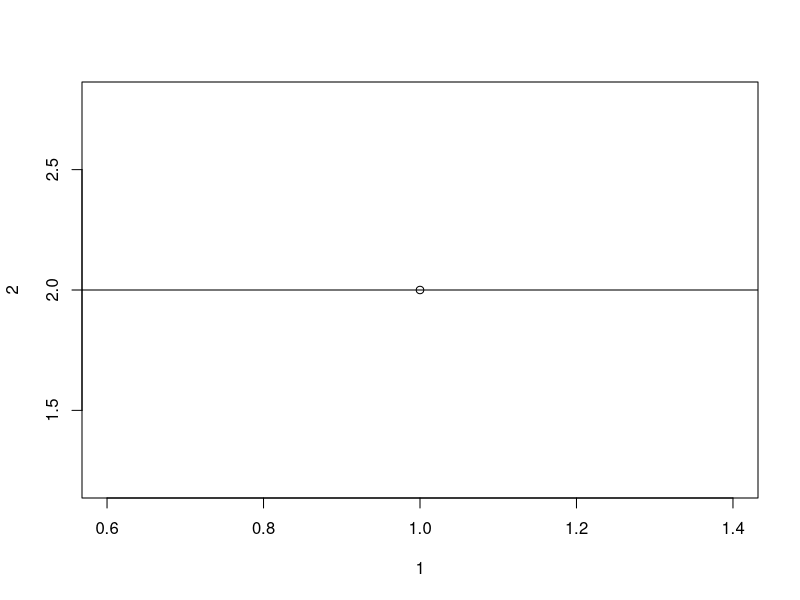

Source code (R): (Note: this script raises an error after producing the figure.)
## ---- chunk 1
# pre exercise code here
## ---- chunk 2
# draw a plot and then add a horizontal line
plot(x=1, y=2)
abline(h=2)

## ---- chunk 3

# test error
test_error()


# Final message the student will see upon completing the exercise
success_msg("Good work!")

## ---- chunk 4
# create a data frame object US
US <- data.frame(State = row.names(state.x77))
US <- cbind(US, as.data.frame(state.x77, row.names=F))

# add a population density (a factor)
pop_area <- with(US, Population/Area)
breaks <- quantile(pop_area, probs=c(0,0.33,0.66,1))
US$PoptoArea <- factor(cut(pop_area, breaks=breaks, include.lowest = T),
                      labels=c("low","medium","high"))

colnames(US)[c(5,7)] <- c("Life_Exp","HS_Grad")
## ---- chunk 5
# US data frame is available


# Check out the structure of US.



# Create a summary of the variables in US.







# The console is below
## ---- chunk 6

# Check out the structure of US.
str(US)


# Create a summary of the variables in US.
summary(US)


## ---- chunk 7

test_function("str", args = "object")
test_function("summary", args = "object" )

# test for error
test_error()

success_msg("Great work! Now let's do some plotting :)")

## ---- chunk 8
# create a data frame object US
US <- data.frame(State = row.names(state.x77))
US <- cbind(US, as.data.frame(state.x77, row.names=F))

# add a population density (a factor)
pop_area <- with(US, Population/Area)
breaks <- quantile(pop_area, probs=c(0,0.33,0.66,1))
US$PoptoArea <- factor(cut(pop_area, breaks=breaks, include.lowest = T),
                      labels=c("low","medium","high"))

colnames(US)[c(5,7)] <- c("Life_Exp","HS_Grad")
## ---- chunk 9
# US data frame is available


# Use table() or summary() on PoptoArea in US.


# Create object tmp that stores the information.



# Call barplot() to draw a graph. Use the object you created as an argument.




## ---- chunk 10
# Look at the counts of different levels of Pop_Area in US.
table(US$PoptoArea)


# Create object tmp that stores the counts.
tmp <- table(US$PoptoArea)


# Call barplot() to draw a graph. Use the object you created as an argument.
barplot(tmp)



## ---- chunk 11

test_function("barplot", args="height")

# test error
test_error()

# Final message the student will see upon completing the exercise
success_msg("Excellent work!")

## ---- chunk 12
# create a data frame object US
US <- data.frame(State = row.names(state.x77))
US <- cbind(US, as.data.frame(state.x77, row.names=F))

# add a population density (a factor)
pop_area <- with(US, Population/Area)
breaks <- quantile(pop_area, probs=c(0,0.33,0.66,1))
US$PoptoArea <- factor(cut(pop_area, breaks=breaks, include.lowest = T),
                      labels=c("low","medium","high"))

colnames(US)[c(5,7)] <- c("Life_Exp","HS_Grad")
barplot(table(US$PoptoArea))
## ---- chunk 13
# US data frame is available

# The function calls below draw a barplot and add an x-axis label.
barplot(table(US$PoptoArea))
title(xlab="population/area")

# Add a call to title() that adds a main title to the plot. 



## ---- chunk 14

# The function calls below draw a barplot and add an x-axis label.
barplot(table(US$PoptoArea))
title(xlab="population/area")

# Add a call to title() that adds a main title to the plot.
title("My barplot")


## ---- chunk 15

# test error
test_error()


# Final message the student will see upon completing the exercise
success_msg("Great job!")

## ---- chunk 16
# create a data frame object US
US <- data.frame(State = row.names(state.x77))
US <- cbind(US, as.data.frame(state.x77, row.names=F))

# add a population density (a factor)
pop_area <- with(US, Population/Area)
breaks <- quantile(pop_area, probs=c(0,0.33,0.66,1))
US$PoptoArea <- factor(cut(pop_area, breaks=breaks, include.lowest = T),
                      labels=c("low","medium","high"))

colnames(US)[c(5,7)] <- c("Life_Exp","HS_Grad")
## ---- chunk 17
# US data frame is available

# hint: the function sqrt() computes the squre root.
sqrt(9) # =3

# Create a summary of Life_Exp in US.


# Create object le_var. Use var() to compute the variance.


# Create object le_sd and print it's value.



## ---- chunk 18
# Create a summary of Life_Exp in US.
summary(US$Life_Exp)

# Create object le_var.
le_var <- var(US$Life_Exp)

# Create object le_sd and print it's value.
le_sd <- sqrt(le_var)
le_sd

## ---- chunk 19

test_function("summary",args="object")
test_object("le_var")
test_object("le_sd")

# test error
test_error()

# Final message the student will see upon completing the exercise
success_msg("Great work!")

## ---- chunk 20
# create a data frame object US
US <- data.frame(State = row.names(state.x77))
US <- cbind(US, as.data.frame(state.x77, row.names=F))

# add a population density (a factor)
pop_area <- with(US, Population/Area)
breaks <- quantile(pop_area, probs=c(0,0.33,0.66,1))
US$PoptoArea <- factor(cut(pop_area, breaks=breaks, include.lowest = T),
                      labels=c("low","medium","high"))

colnames(US)[c(5,7)] <- c("Life_Exp","HS_Grad")
## ---- chunk 21
# US data frame is available

# Draw a histogram of Life_Exp in US. Make it a colored one!






## ---- chunk 22
# Draw a histogram of Life_Exp in US. Make it a colored one!
hist(US$Life_Exp, col ="blue")





## ---- chunk 23

test_function("hist", args="x")

# test error
test_error()


# Final message the student will see upon completing the exercise
success_msg("Good work!")

## ---- chunk 24
# create a data frame object US
US <- data.frame(State = row.names(state.x77))
US <- cbind(US, as.data.frame(state.x77, row.names=F))

# add a population density (a factor)
pop_area <- with(US, Population/Area)
breaks <- quantile(pop_area, probs=c(0,0.33,0.66,1))
US$PoptoArea <- factor(cut(pop_area, breaks=breaks, include.lowest = T),
                      labels=c("low","medium","high"))

colnames(US)[c(5,7)] <- c("Life_Exp","HS_Grad")
## ---- chunk 25
# US data frame is available

# Draw a boxplot of Income in US. Add a y axis label and a main title.





## ---- chunk 26
# Draw a boxplot of Income in US. Add a y axis label and a main title.
boxplot(US$Income)
title(ylab="income per capita")
title("Distribution of per capita income in USA states")


## ---- chunk 27


test_function("boxplot", args="x")

# test error
test_error()


# Final message the student will see upon completing the exercise
success_msg("Awsome work!")

